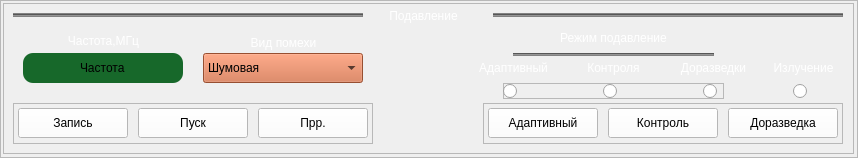
  <widget class="QFrame" name="frame_13">
   <property name="geometry">
    <rect>
     <x>810</x>
     <y>130</y>
     <width>858</width>
     <height>158</height>
    </rect>
   </property>
   <property name="frameShape">
    <enum>QFrame::StyledPanel</enum>
   </property>
   <property name="frameShadow">
    <enum>QFrame::Plain</enum>
   </property>
   <widget class="QFrame" name="frame_2">
    <property name="geometry">
     <rect>
      <x>3</x>
      <y>3</y>
      <width>851</width>
      <height>151</height>
     </rect>
    </property>
    <property name="frameShape">
     <enum>QFrame::StyledPanel</enum>
    </property>
    <property name="frameShadow">
     <enum>QFrame::Plain</enum>
    </property>
    <widget class="Line" name="line_8">
     <property name="geometry">
      <rect>
       <x>10</x>
       <y>10</y>
       <width>350</width>
       <height>4</height>
      </rect>
     </property>
     <property name="styleSheet">
      <string notr="true">background-color:rgb(130, 130, 130)</string>
     </property>
     <property name="orientation">
      <enum>Qt::Horizontal</enum>
     </property>
    </widget>
    <widget class="QComboBox" name="cb_mod_2">
     <property name="geometry">
      <rect>
       <x>200</x>
       <y>50</y>
       <width>160</width>
       <height>30</height>
      </rect>
     </property>
     <property name="styleSheet">
      <string notr="true">background-color: rgb(212, 111, 68)</string>
     </property>
     <item>
      <property name="text">
       <string>Шумовая</string>
      </property>
     </item>
    </widget>
    <widget class="QLineEdit" name="start_2">
     <property name="geometry">
      <rect>
       <x>20</x>
       <y>50</y>
       <width>160</width>
       <height>30</height>
      </rect>
     </property>
     <property name="styleSheet">
      <string notr="true">background-color: rgb(23,104,42);
border-radius: 10px;
</string>
     </property>
     <property name="text">
      <string>Частота</string>
     </property>
     <property name="alignment">
      <set>Qt::AlignCenter</set>
     </property>
    </widget>
    <widget class="Line" name="line_9">
     <property name="geometry">
      <rect>
       <x>490</x>
       <y>10</y>
       <width>350</width>
       <height>4</height>
      </rect>
     </property>
     <property name="styleSheet">
      <string notr="true">background-color:rgb(130, 130, 130)</string>
     </property>
     <property name="orientation">
      <enum>Qt::Horizontal</enum>
     </property>
    </widget>
    <widget class="QRadioButton" name="radioButton_9">
     <property name="geometry">
      <rect>
       <x>790</x>
       <y>80</y>
       <width>21</width>
       <height>16</height>
      </rect>
     </property>
     <property name="text">
      <string/>
     </property>
    </widget>
    <widget class="QLabel" name="lbl_13">
     <property name="geometry">
      <rect>
       <x>360</x>
       <y>5</y>
       <width>121</width>
       <height>16</height>
      </rect>
     </property>
     <property name="styleSheet">
      <string notr="true">color: rgb(255, 255, 255);</string>
     </property>
     <property name="text">
      <string>Подавление</string>
     </property>
     <property name="alignment">
      <set>Qt::AlignCenter</set>
     </property>
    </widget>
    <widget class="QFrame" name="frame_14">
     <property name="geometry">
      <rect>
       <x>10</x>
       <y>100</y>
       <width>360</width>
       <height>41</height>
      </rect>
     </property>
     <property name="frameShape">
      <enum>QFrame::StyledPanel</enum>
     </property>
     <property name="frameShadow">
      <enum>QFrame::Plain</enum>
     </property>
     <widget class="QPushButton" name="btn_prr">
      <property name="geometry">
       <rect>
        <x>245</x>
        <y>5</y>
        <width>110</width>
        <height>30</height>
       </rect>
      </property>
      <property name="cursor">
       <cursorShape>PointingHandCursor</cursorShape>
      </property>
      <property name="styleSheet">
       <string notr="true">background-color: rgb(255,255,255)</string>
      </property>
      <property name="text">
       <string>Прр.</string>
      </property>
     </widget>
     <widget class="QPushButton" name="btn_pusk">
      <property name="geometry">
       <rect>
        <x>125</x>
        <y>5</y>
        <width>110</width>
        <height>30</height>
       </rect>
      </property>
      <property name="cursor">
       <cursorShape>PointingHandCursor</cursorShape>
      </property>
      <property name="styleSheet">
       <string notr="true">background-color: rgb(255,255,255)</string>
      </property>
      <property name="text">
       <string>Пуск</string>
      </property>
     </widget>
     <widget class="QPushButton" name="btn_z">
      <property name="geometry">
       <rect>
        <x>5</x>
        <y>5</y>
        <width>110</width>
        <height>30</height>
       </rect>
      </property>
      <property name="cursor">
       <cursorShape>PointingHandCursor</cursorShape>
      </property>
      <property name="styleSheet">
       <string notr="true">background-color: rgb(255,255,255)</string>
      </property>
      <property name="text">
       <string>Запись</string>
      </property>
     </widget>
    </widget>
    <widget class="QFrame" name="frame_15">
     <property name="geometry">
      <rect>
       <x>480</x>
       <y>100</y>
       <width>360</width>
       <height>41</height>
      </rect>
     </property>
     <property name="frameShape">
      <enum>QFrame::StyledPanel</enum>
     </property>
     <property name="frameShadow">
      <enum>QFrame::Plain</enum>
     </property>
     <widget class="QPushButton" name="btn_adaptiv">
      <property name="geometry">
       <rect>
        <x>5</x>
        <y>5</y>
        <width>110</width>
        <height>30</height>
       </rect>
      </property>
      <property name="cursor">
       <cursorShape>PointingHandCursor</cursorShape>
      </property>
      <property name="styleSheet">
       <string notr="true">background-color: rgb(255,255,255)</string>
      </property>
      <property name="text">
       <string>Адаптивный</string>
      </property>
     </widget>
     <widget class="QPushButton" name="btn_control">
      <property name="geometry">
       <rect>
        <x>125</x>
        <y>5</y>
        <width>110</width>
        <height>30</height>
       </rect>
      </property>
      <property name="cursor">
       <cursorShape>PointingHandCursor</cursorShape>
      </property>
      <property name="styleSheet">
       <string notr="true">background-color: rgb(255,255,255)</string>
      </property>
      <property name="text">
       <string>Контроль</string>
      </property>
     </widget>
     <widget class="QPushButton" name="btn_doraz">
      <property name="geometry">
       <rect>
        <x>245</x>
        <y>5</y>
        <width>110</width>
        <height>30</height>
       </rect>
      </property>
      <property name="cursor">
       <cursorShape>PointingHandCursor</cursorShape>
      </property>
      <property name="styleSheet">
       <string notr="true">background-color: rgb(255,255,255)</string>
      </property>
      <property name="text">
       <string>Доразведка</string>
      </property>
     </widget>
    </widget>
    <widget class="QLabel" name="lbl_21">
     <property name="geometry">
      <rect>
       <x>470</x>
       <y>50</y>
       <width>81</width>
       <height>30</height>
      </rect>
     </property>
     <property name="styleSheet">
      <string notr="true">color: rgb(255, 255, 255);
font: 9pt &quot;MS Shell Dlg 2&quot;;</string>
     </property>
     <property name="text">
      <string>Адаптивный</string>
     </property>
     <property name="alignment">
      <set>Qt::AlignCenter</set>
     </property>
    </widget>
    <widget class="QLabel" name="lbl_22">
     <property name="geometry">
      <rect>
       <x>570</x>
       <y>50</y>
       <width>81</width>
       <height>30</height>
      </rect>
     </property>
     <property name="styleSheet">
      <string notr="true">color: rgb(255, 255, 255);
font: 9pt &quot;MS Shell Dlg 2&quot;;</string>
     </property>
     <property name="text">
      <string>Контроля</string>
     </property>
     <property name="alignment">
      <set>Qt::AlignCenter</set>
     </property>
    </widget>
    <widget class="QLabel" name="lbl_23">
     <property name="geometry">
      <rect>
       <x>670</x>
       <y>50</y>
       <width>81</width>
       <height>30</height>
      </rect>
     </property>
     <property name="styleSheet">
      <string notr="true">color: rgb(255, 255, 255);
font: 9pt &quot;MS Shell Dlg 2&quot;;</string>
     </property>
     <property name="text">
      <string>Доразведки</string>
     </property>
     <property name="alignment">
      <set>Qt::AlignCenter</set>
     </property>
    </widget>
    <widget class="QLabel" name="lbl_24">
     <property name="geometry">
      <rect>
       <x>760</x>
       <y>50</y>
       <width>81</width>
       <height>30</height>
      </rect>
     </property>
     <property name="styleSheet">
      <string notr="true">color: rgb(255, 255, 255);
font: 9pt &quot;MS Shell Dlg 2&quot;;</string>
     </property>
     <property name="text">
      <string>Излучение</string>
     </property>
     <property name="alignment">
      <set>Qt::AlignCenter</set>
     </property>
    </widget>
    <widget class="QLabel" name="lbl_25">
     <property name="geometry">
      <rect>
       <x>510</x>
       <y>20</y>
       <width>201</width>
       <height>30</height>
      </rect>
     </property>
     <property name="styleSheet">
      <string notr="true">color: rgb(255, 255, 255);
font: 9pt &quot;MS Shell Dlg 2&quot;;</string>
     </property>
     <property name="text">
      <string>Режим подавление</string>
     </property>
     <property name="alignment">
      <set>Qt::AlignCenter</set>
     </property>
    </widget>
    <widget class="Line" name="line_3">
     <property name="geometry">
      <rect>
       <x>510</x>
       <y>50</y>
       <width>201</width>
       <height>3</height>
      </rect>
     </property>
     <property name="styleSheet">
      <string notr="true">background-color:rgb(130, 130, 130)</string>
     </property>
     <property name="orientation">
      <enum>Qt::Horizontal</enum>
     </property>
    </widget>
    <widget class="QLabel" name="lbl_26">
     <property name="geometry">
      <rect>
       <x>20</x>
       <y>30</y>
       <width>161</width>
       <height>16</height>
      </rect>
     </property>
     <property name="styleSheet">
      <string notr="true">color: rgb(255, 255, 255);</string>
     </property>
     <property name="text">
      <string>Частота,МГц</string>
     </property>
     <property name="alignment">
      <set>Qt::AlignCenter</set>
     </property>
    </widget>
    <widget class="QLabel" name="lbl_27">
     <property name="geometry">
      <rect>
       <x>200</x>
       <y>30</y>
       <width>161</width>
       <height>20</height>
      </rect>
     </property>
     <property name="styleSheet">
      <string notr="true">color: rgb(255, 255, 255);</string>
     </property>
     <property name="text">
      <string>Вид помехи</string>
     </property>
     <property name="alignment">
      <set>Qt::AlignCenter</set>
     </property>
    </widget>
    <widget class="QFrame" name="frame_18">
     <property name="geometry">
      <rect>
       <x>500</x>
       <y>80</y>
       <width>221</width>
       <height>16</height>
      </rect>
     </property>
     <property name="frameShape">
      <enum>QFrame::StyledPanel</enum>
     </property>
     <property name="frameShadow">
      <enum>QFrame::Raised</enum>
     </property>
     <widget class="QRadioButton" name="radioButton_6">
      <property name="geometry">
       <rect>
        <x>200</x>
        <y>0</y>
        <width>21</width>
        <height>16</height>
       </rect>
      </property>
      <property name="text">
       <string/>
      </property>
     </widget>
     <widget class="QRadioButton" name="radioButton_8">
      <property name="geometry">
       <rect>
        <x>0</x>
        <y>0</y>
        <width>21</width>
        <height>16</height>
       </rect>
      </property>
      <property name="text">
       <string/>
      </property>
     </widget>
     <widget class="QRadioButton" name="radioButton_7">
      <property name="geometry">
       <rect>
        <x>100</x>
        <y>0</y>
        <width>21</width>
        <height>16</height>
       </rect>
      </property>
      <property name="text">
       <string/>
      </property>
     </widget>
    </widget>
   </widget>
  </widget>
